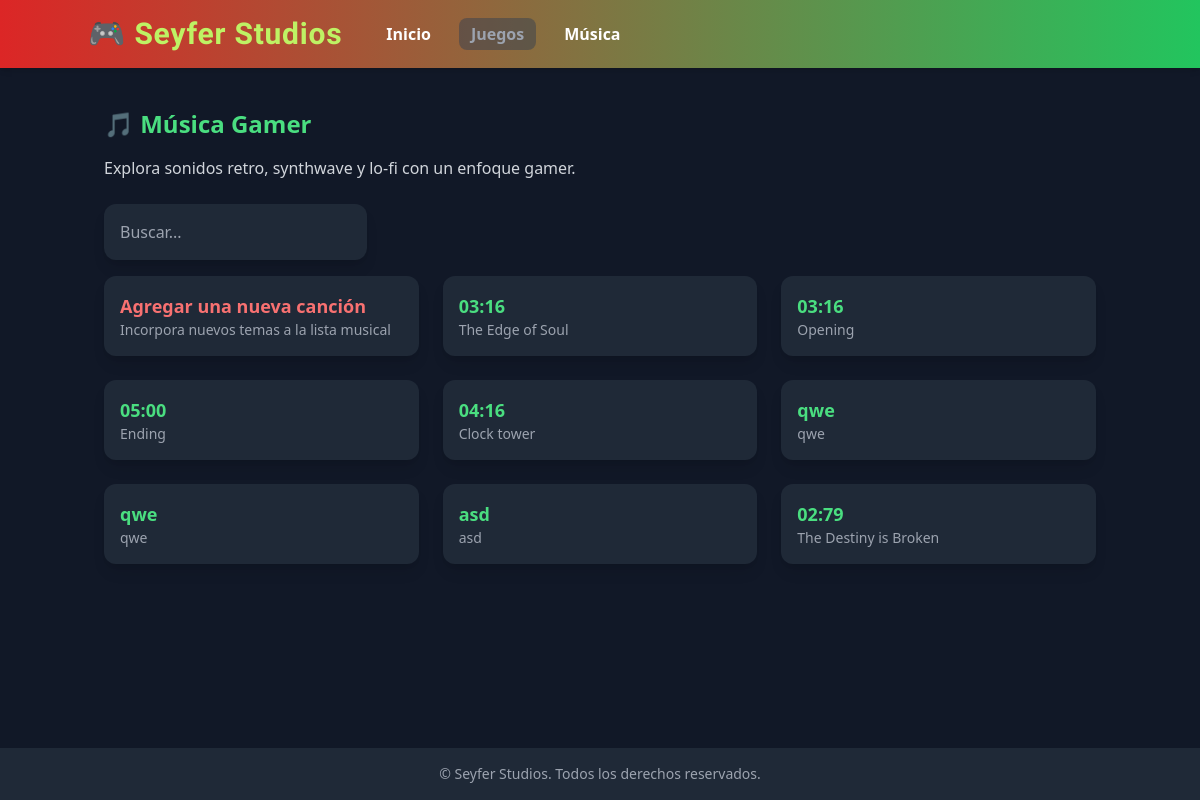
Page /music/song/ on the committed database.
### Music/models.py (models this page shows, shortened)
class Song(models.Model):
    name = models.CharField(max_length=255)
    other_name = models.CharField(max_length=255, blank=True)
    duration = models.CharField(max_length=10)
    variation_type = models.CharField(
        max_length=6,
        choices=VariationTypeEnum.choices,
        default=VariationTypeEnum.ORI
    )
    original_song = models.ForeignKey(
        "self",
        null=True,
        blank=True,
        on_delete=models.SET_NULL,
        related_name="variations"
    )

### Music/views.py (the view)
# urls.py: path("song/", views.song, name="song"),
def song(request):
    search = request.GET.get("search", None)
    if search:
        songs = Song.objects.filter(name__icontains=search)
    else:
        songs = Song.objects.all()
    context = {"songs": songs}
    return render(request, 'Music/song.html', context)

### Music/templates/Music/song.html (shortened to what this page needs)
{% extends "MyApp/index.html" %} {% block content %}
<section>
  <h2 class="text-2xl font-bold text-green-400 mb-4">🎵 Música Gamer</h2>
  <p class="text-gray-300 mb-6">
    Explora sonidos retro, synthwave y lo-fi con un enfoque gamer.
  </p>
  <form action="{% url 'music:song' %}" method="get">
    <input type="text" type="submit" name="search" placeholder="Buscar..." class="bg-gray-800 p-4 rounded-xl shadow-lg hover:bg-gray-700 transition mb-4"/>
  </form>
  <a href="{% url 'music:song_create' %}">
  <div class="grid md:grid-cols-2 lg:grid-cols-3 gap-6">
    <div
      class="bg-gray-800 p-4 rounded-xl shadow-lg hover:bg-gray-700 transition"
    >
      <h3 class="text-lg font-semibold text-red-400">
        Agregar una nueva canción
      </h3>
      <p class="text-sm text-gray-400">
        Incorpora nuevos temas a la lista musical
      </p>
    </div>
  </a>
    {% for song in songs %}
    <div
      class="bg-gray-800 p-4 rounded-xl shadow-lg hover:bg-gray-700 transition"
    >
      <h3 class="text-lg font-semibold text-green-400">{{song.duration}}</h3>
      <p class="text-sm text-gray-400">{{song.name}}</p>
    </div>
    {% endfor %}
</section>
{% endblock %}

### MyApp/templates/MyApp/index.html (shortened to what this page needs)
<!DOCTYPE html>
<html lang="es">
  <head>
    <script src="https://cdn.tailwindcss.com"></script>
  </head>
  <body class="bg-gray-900 text-white font-sans flex flex-col min-h-screen">
    <header class="bg-gradient-to-r from-red-600 to-green-500 p-4 shadow-md">
      <div class="container mx-auto flex items-center space-x-8">
        <h1
          class="text-3xl font-rajdhani font-bold text-lime-300 tracking-wide"
        >
          🎮 Seyfer Studios
        </h1>
        <nav class="flex space-x-4">
          <a
            href="{% url 'myapp:index' %}"
            class="font-semibold text-white px-3 py-1 rounded-lg hover:bg-red-700/70 hover:text-white transition"
          >
            Inicio
          </a>
          <span
            class="font-semibold text-gray-400 px-3 py-1 rounded-lg bg-gray-700/50 cursor-not-allowed"
            title="Próximamente disponible"
          >
            Juegos
          </span>
          <a
            href="{% url 'music:song' %}"
            class="font-semibold text-white px-3 py-1 rounded-lg hover:bg-green-700/70 hover:text-white transition"
          >
            Música
          </a>
        </nav>
      </div>
    </header>
    <main class="flex-grow container mx-auto py-10 px-4">
      {% block content %}{% endblock %}
    </main>
    <footer class="bg-gray-800 text-center text-sm text-gray-400 py-4">
      &copy; {{ now|date:"Y" }} Seyfer Studios. Todos los derechos reservados.
    </footer>
  </body>
</html>

### MyApp/templates/MyApp/index.html (style rules this page uses)
.font-rajdhani { font-family: "Rajdhani", sans-serif; }

### rows in the picture
Song: duration "03:16", name "The Edge of Soul"
Song: duration "03:16", name "Opening"
Song: duration "05:00", name "Ending"
Song: duration "04:16", name "Clock tower"
Song: duration "qwe", name "qwe"
Song: duration "qwe", name "qwe"
Song: duration "asd", name "asd"
Song: duration "02:79", name "The Destiny is Broken"
